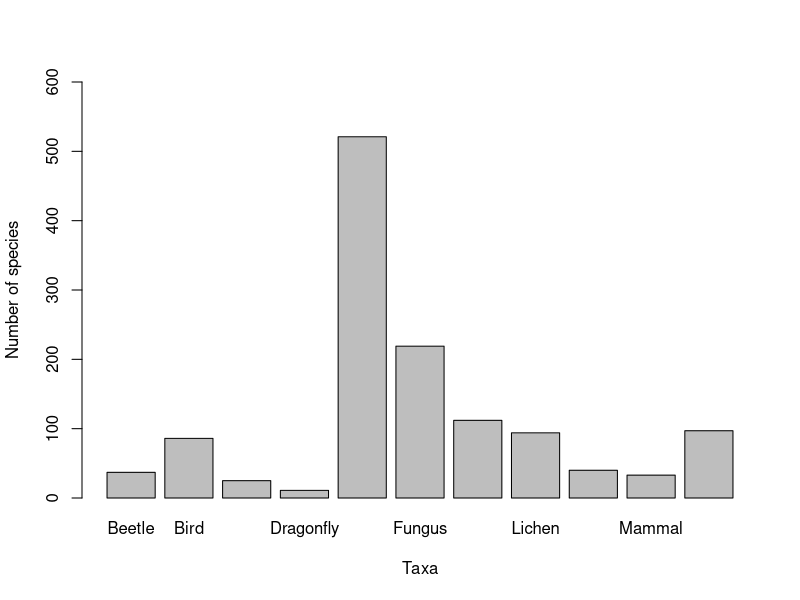

Here is the R script that generated this plot:
# Coding Club Workshop 7 R Markdown and reproducible code - Template R script
# Written by John Godlee
# 21/11/16 
# University of Edinburgh

# Use this example R script to practice compiling an R Markdown file, using the tutorial materials provided at: ourcodingclub.github.io/2016/11/24/rmarkdown-1.html

# Follow through the tutorial to make a well commented, easy to follow record of what is going on so that others can easily follow.

# Loading packages
library(dplyr)

# Loading biodiversity data
# This data is a publicly available dataset of occurrence records for many animal, 
# plant, and fungi species, for 2000-2016 from the NBN Gateway

edidiv <- read.csv("4_R_Markdown/edidiv.csv")

# Constructing a table of species richness in each taxonomic group

richness <- 
  edidiv %>%
  group_by(taxonGroup) %>%
  summarise(Species_richness = n_distinct(taxonName))

richness

# Creating a barplot of species richness in each taxonomic group

barplot(richness$Species_richness, 
        names.arg = richness$taxonGroup, 
        xlab = "Taxa", ylab = "Number of species", 
        ylim = c(0,600)
) 

# Determining what the most common species is in each taxonomic group 

max_abund <-
  edidiv %>%
  group_by(taxonGroup) %>%
  summarise(taxonName = names(which.max(table(taxonName))))

max_abund

# Joining the two data frames together, using "taxonGroup" as the reference

richness_abund <- inner_join(richness, max_abund, by = "taxonGroup")

# Renaming the headers of the tables, and viewing the data frame

richness_abund <- rename(richness_abund, Most_abundant =  taxonName, Taxon = taxonGroup)

richness_abund

# Things to think about:
# - Which bits of code need to be displayed in the final .html file?
# - How can the formatting of the R markdown file be improved?

# Experiment with other demo R scripts in the "4_R_Markdown" folder
# or your own scripts for further practice! 
# - RMarkdown_Tutorial2.R 
# - RMarkdown_Tutorial3.R